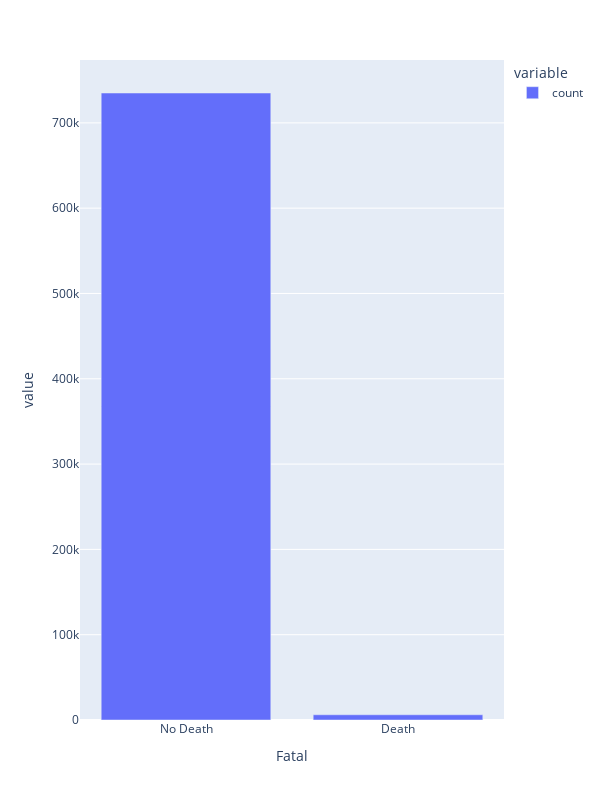

The code cell stored with this chart in its notebook:
### Code cell
px.bar(accidents_data["Fatal"].map({True:"Death",False:"No Death"}).value_counts(),width=600, height=800)

### Figure 1 — Plotly figure (JSON) as saved in the notebook; plotly's stock layout.template omitted (floating-point values rounded to 4 significant figures)
{"data": [{"alignmentgroup": "True", "hovertemplate": "variable=count<br>Fatal=%{x}<br>value=%{y}<extra></extra>", "legendgroup": "count", "marker": {"color": "#636efa", "pattern": {"shape": ""}}, "name": "count", "offsetgroup": "count", "orientation": "v", "showlegend": true, "textposition": "auto", "type": "bar", "x": ["No Death", "Death"], "xaxis": "x", "y": [735007, 6117], "yaxis": "y"}], "layout": {"barmode": "relative", "height": 800, "legend": {"title": {"text": "variable"}, "tracegroupgap": 0}, "margin": {"t": 60}, "width": 600, "xaxis": {"anchor": "y", "domain": [0, 1], "title": {"text": "Fatal"}}, "yaxis": {"anchor": "x", "domain": [0, 1], "title": {"text": "value"}}}}
